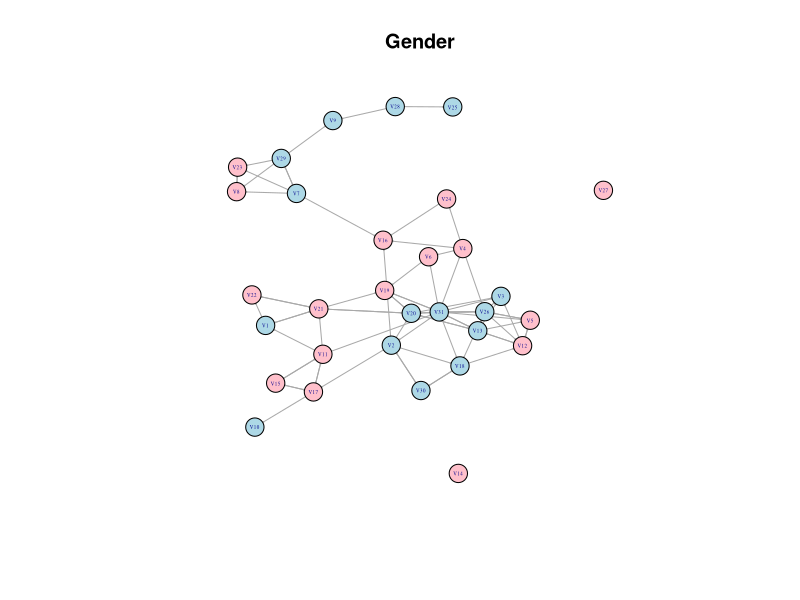
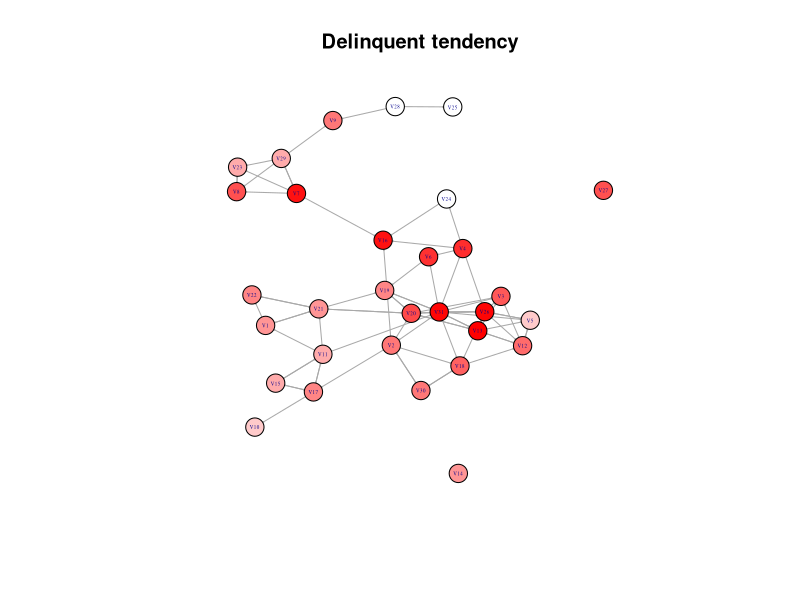
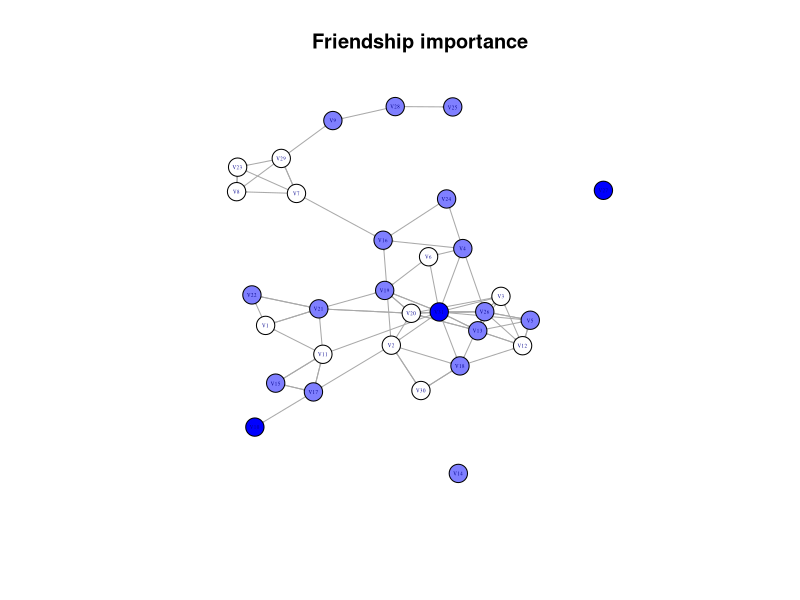
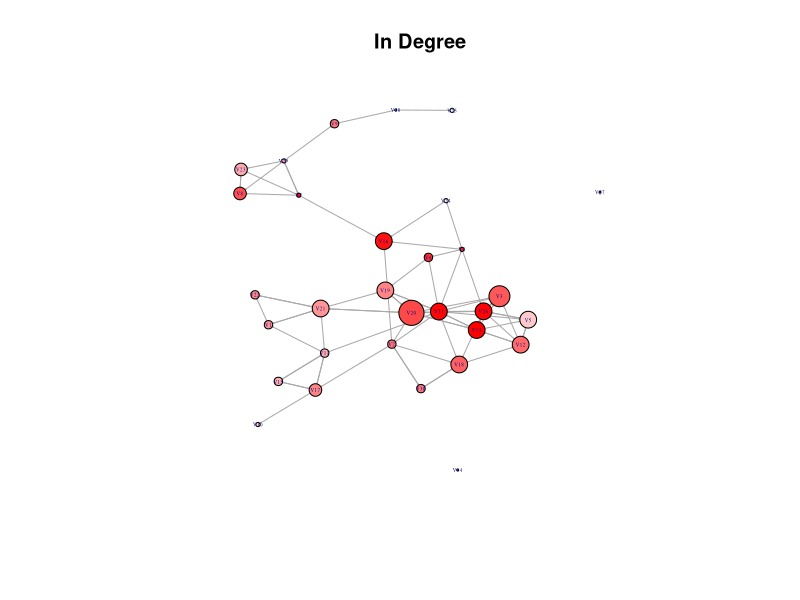
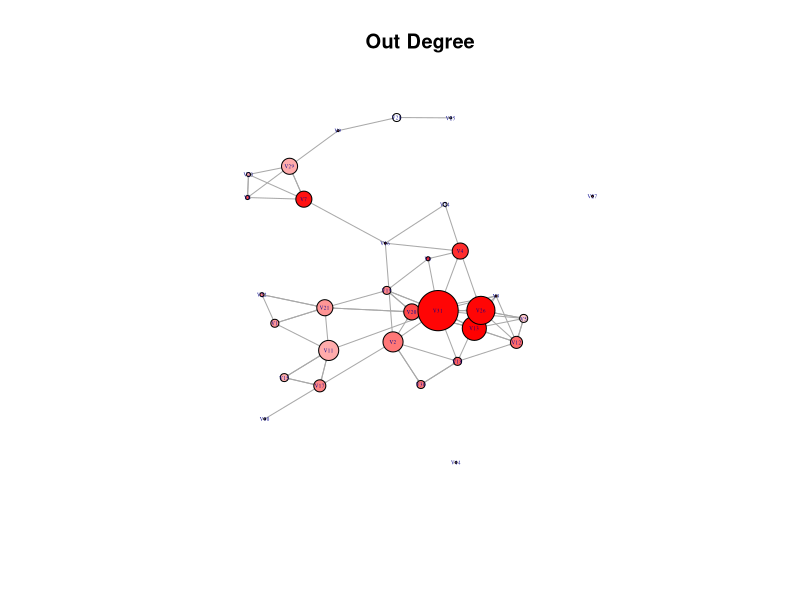
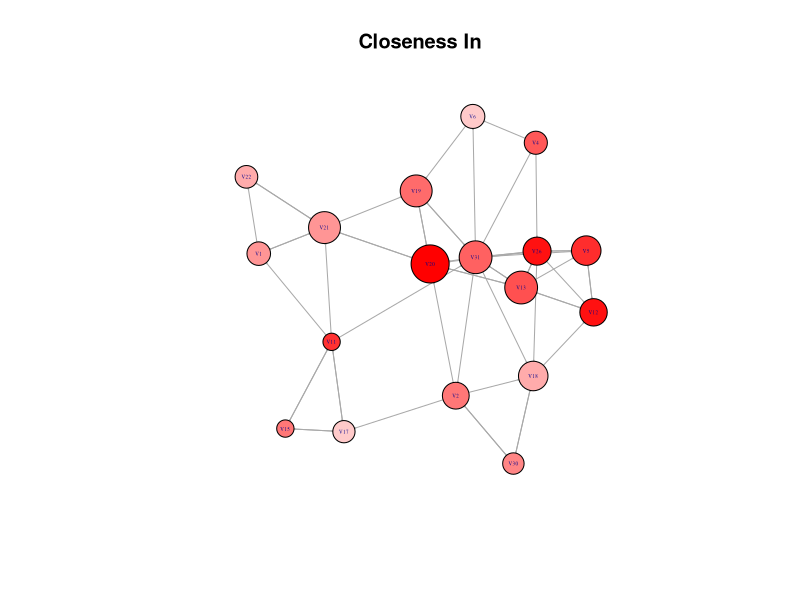
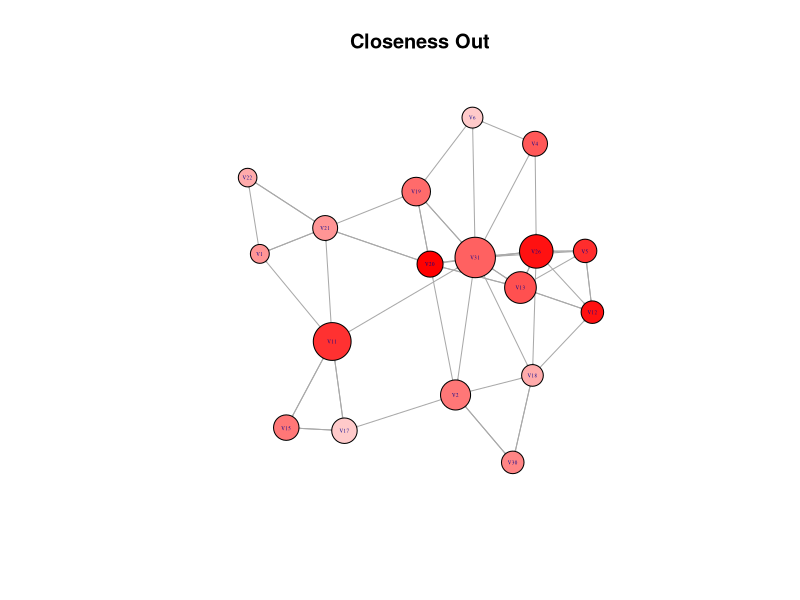
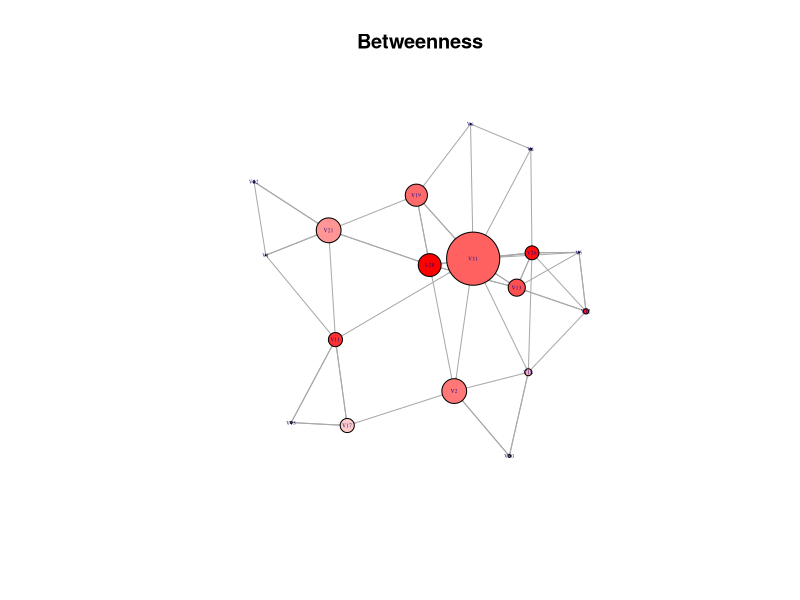

Generate these figures, in order, with R:
# Project by Massimiliano Mancini

rm(list = ls())

library(igraph)


Y <- as.matrix(read.table('HN34_10.DAT'))
attrs <- read.table('CBE10.DAT')

g <- graph_from_adjacency_matrix(Y, mode = 'directed')

V(g)$gender <- attrs$V1
V(g)$delinq <- attrs$V2
V(g)$friend <- attrs$V3

rho <- graph.density(g)
oddsRho <- rho/(1-rho)

cat('Density: ', rho)
cat('Density odds: ', oddsRho)

dyad.census(g)

rec <- reciprocity(g)
oddsRec <- rec/(1-rec)

cat('Reciprocity: ', rec)
cat ('Reciprocity odds: ', oddsRec)


censusLabels = c('empty',
                  'A->B, C',
                  'A<->B, C',
                  'A<-B->C',
                  'A->B<-C',
                  'A->B->C',
                  'A<->B<-C',
                  'A<->B->C',
                  'A->B<-C, A->C',
                  'A<-B<-C, A->C',
                  'A<->B<->C',
                  'A<-B->C, A<->C',
                  'A->B<-C, A<->C',
                  'A->B->C, A<->C',
                  'A->B<->C, A<->C',
                  'A<->B<->C, A<->C')

data.frame(censusLabels, triad.census(g))

tran <- transitivity(g)
oddsTran <- tran/(1-tran)

standardizeTrans <- log(oddsTran) - log(oddsRho) 

cat('Transitivity: ', tran)
cat('Transitivity odds: ', oddsTran)
cat('Standardized transitivity: ', standardizeTrans)

fine = 500

genderColor <- ifelse(V(g)$gender == 1, 'pink', 'lightblue')

pal = colorRampPalette(c('white','red'))
delinqColor = pal(fine)[as.numeric(cut(V(g)$delinq,breaks = fine))]

pal = colorRampPalette(c('blue','white'))
friendColor = pal(fine)[as.numeric(cut(V(g)$friend,breaks = fine))]

set.seed(6)
plot(g, 
     vertex.size = 10, 
     edge.arrow.size = 0.05, 
     vertex.label.cex = 0.3, 
     vertex.color = genderColor, 
     main = 'Gender')

set.seed(6)
plot(g, 
     vertex.size = 10, 
     edge.arrow.size = 0.05, 
     vertex.label.cex = 0.3, 
     vertex.color = delinqColor, 
     main = 'Delinquent tendency')

set.seed(6)
plot(g, 
     vertex.size = 10, 
     edge.arrow.size = 0.05, 
     vertex.label.cex = 0.3, 
     vertex.color = friendColor, 
     main = 'Friendship importance')

assortativity(g, V(g)$gender)
assortativity(g, V(g)$delinq)
assortativity(g, V(g)$friend)

inDegree <- degree(g, normalized = TRUE, mode = 'in')
outDegree <- degree(g, normalized = TRUE, mode = 'out')

set.seed(6)
plot(g, 
     vertex.size = inDegree*70, 
     edge.arrow.size = 0.05, 
     vertex.label.cex = 0.3, 
     vertex.color = delinqColor, 
     main = 'In Degree')


set.seed(6)
plot(g, 
     vertex.size = outDegree*70, 
     edge.arrow.size = 0.05, 
     vertex.label.cex = 0.3, 
     vertex.color = delinqColor, 
     main = 'Out Degree')

print('Best 3 In: ')
sort(inDegree, decreasing = TRUE, index.return = TRUE)$x[1:3]

print('Best 3 Out: ')
sort(outDegree, decreasing = TRUE, index.return = TRUE)$x[1:3]

comps <- components(g, mode = 'strong')
gc <- subgraph(g, V(g)[comps$membership == which.max(comps$csize)])

inCloseness <- closeness(gc, normalized = TRUE, mode = 'in')
outCloseness <- closeness(gc, normalized = TRUE, mode = 'out')

set.seed(6)
plot(gc, 
     vertex.size = inCloseness*40, 
     edge.arrow.size = 0.05, 
     vertex.label.cex = 0.3, 
     vertex.color = delinqColor, 
     main = 'Closeness In')

set.seed(6)
plot(gc, 
     vertex.size = outCloseness*40, 
     edge.arrow.size = 0.05, 
     vertex.label.cex = 0.3, 
     vertex.color = delinqColor, 
     main = 'Closeness Out')

betw <- betweenness(gc, normalized = TRUE)

set.seed(6)
plot(gc, 
     vertex.size = betw*70, 
     edge.arrow.size = 0.05, 
     vertex.label.cex = 0.3, 
     vertex.color = delinqColor, 
     main = 'Betweenness')

geigen <- eigen_centrality(gc, scale = TRUE)$vector

set.seed(6)
plot(gc, 
     vertex.size = geigen*20, 
     edge.arrow.size = 0.05, 
     vertex.label.cex = 0.3, 
     vertex.color = delinqColor, 
     main = 'Eigenvector')

centr_degree(gc, loops = FALSE, mode = 'in')$centralization
centr_degree(gc, loops = FALSE, mode = 'out')$centralization

centr_clo(gc, mode = 'in')$centralization
centr_clo(gc, mode = 'out')$centralization

centr_betw(gc)$centralization

centr_eigen(gc)$centralization
